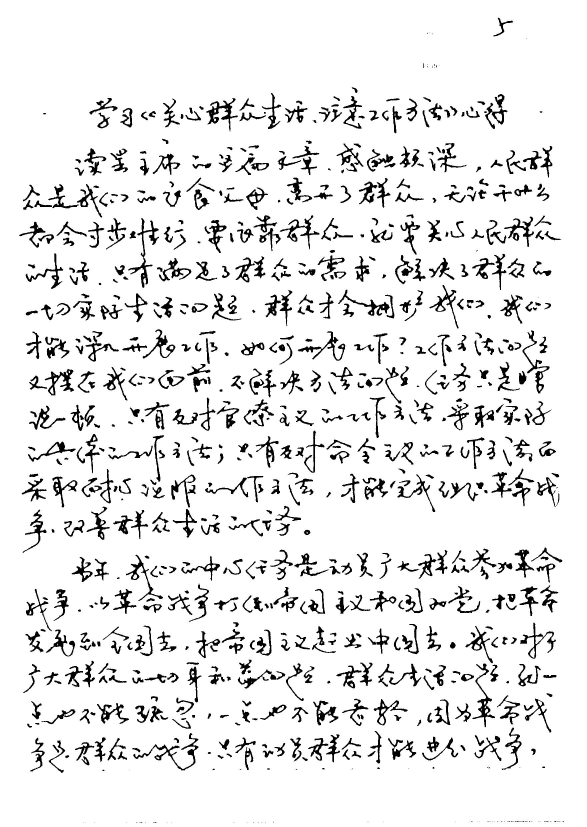
#> input picture chopchop1.jpg, 1760 x 2480 px, given as the content of the folder K:/Research/Lekhan/LAMP_HWR, which was not available (shown at 1/3 size)
$ jupyter execute WhatYouMadeMeDo.ipynb   (shell and % lines are left out)
#> lines starting #> are read from the running program, lines starting #| are printed output that depends on the picture; after the words box and inside, x2 and y2 are one past the last pixel; in counts of white or black regions, pixels touching at a corner belong together; pictures that were not available may be replaced by others from this repository, and a replacement may not be noted
[cell 1]
import cv2
import numpy as np
from matplotlib import pyplot as plt
from matplotlib.pyplot import imread, imsave
from PIL import Image
import PIL.ImageOps
import PIL.Image
from tqdm import tqdm
import os

[cell 2]
#converting tif to jpg
DATA_DIR = "K:\Research\Lekhan\LAMP_HWR"
OUT_DATA_DIR = "K:\Research\Lekhan\dataset"
IMG_H = 2800
IMG_W = 2200
outfile = "temp.jpg"

def createData():
    for dir in tqdm(os.listdir(DATA_DIR)):
        folder_path = os.path.join(DATA_DIR, dir)
        tempName = dir.split('\\')[-1]
        for folder in tqdm(os.listdir(folder_path)):
            img_path = os.path.join(folder_path,folder)
            for imgs in tqdm(os.listdir(img_path)):
                path = os.path.join(img_path, imgs)

                tempName_1 = path.split('.')[0]
#                 print(tempName_1)
                imgName = tempName_1+'.jpg'
#                 print(imgName)
                imgLangFolder = path.split('\\')[-2]
                imgLang = path.split('\\')[-3]

                temp = Image.open(path)
#> temp is the input picture: PIL image 1760x2480 L; min 0, max 255, mean 232.7
                temp.thumbnail(temp.size)
                temp.save(outfile, "JPEG", quality=100)

                im = cv2.imread(outfile)
#> im: shape (2480, 1760, 3); min 0, max 255, mean 232.7
                h,w,ch = im.shape
#> h = 2480; w = 1760; ch = 3
                print(h,w,ch)
#| 2480 1760 3
                os.remove(outfile)
# OTSU Thresholding
                im = cv2.cvtColor(im, cv2.COLOR_BGR2GRAY)
#> im: shape (2480, 1760)
                blur = cv2.GaussianBlur(im, (5,5), 0)
                ret, thr = cv2.threshold(blur, 0, 255, cv2.THRESH_BINARY+cv2.THRESH_OTSU)
#> thr: shape (2480, 1760); 90.9% white; 759 black regions (26 under 20 px), largest, box (x1, y1, x2, y2) and area: (384, 655, 477, 864) 3185, (400, 2199, 596, 2311) 3057, (618, 294, 714, 394) 2727
#> ret = 147
                cv2.imwrite(outfile, thr)

                im = cv2.imread(outfile)
#> im: shape (2480, 1760, 3); min 0, max 255, mean 231.7
                (_, im) = cv2.threshold(im , 128, 255 , cv2.THRESH_BINARY_INV)
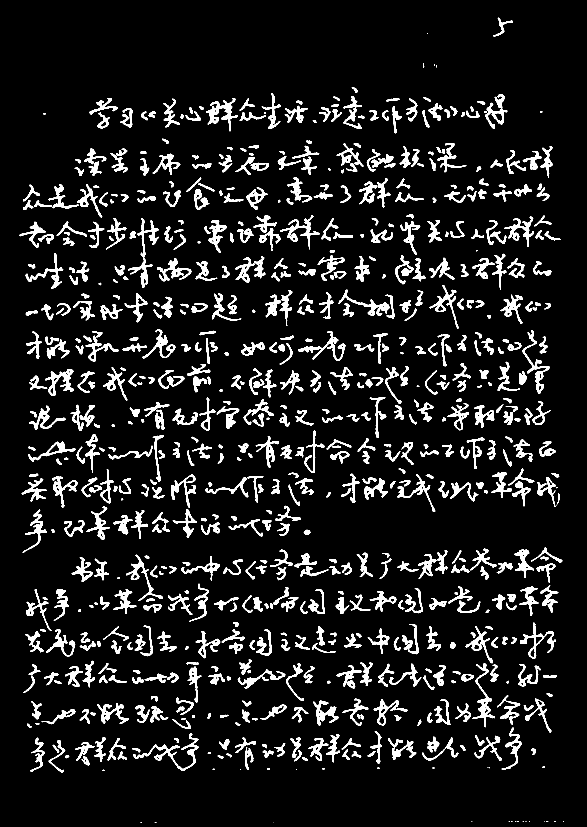
#> im: shape (2480, 1760, 3) (shown at 1/3 size); 9.1% white; 759 white regions (26 under 20 px), largest, box (x1, y1, x2, y2) and area: (384, 655, 477, 864) 3185, (400, 2199, 596, 2311) 3057, (618, 294, 714, 394) 2727
                linek = cv2.getStructuringElement(cv2.MORPH_RECT,(1,5))
                y = cv2.morphologyEx(im, cv2.MORPH_OPEN, linek, iterations=1)
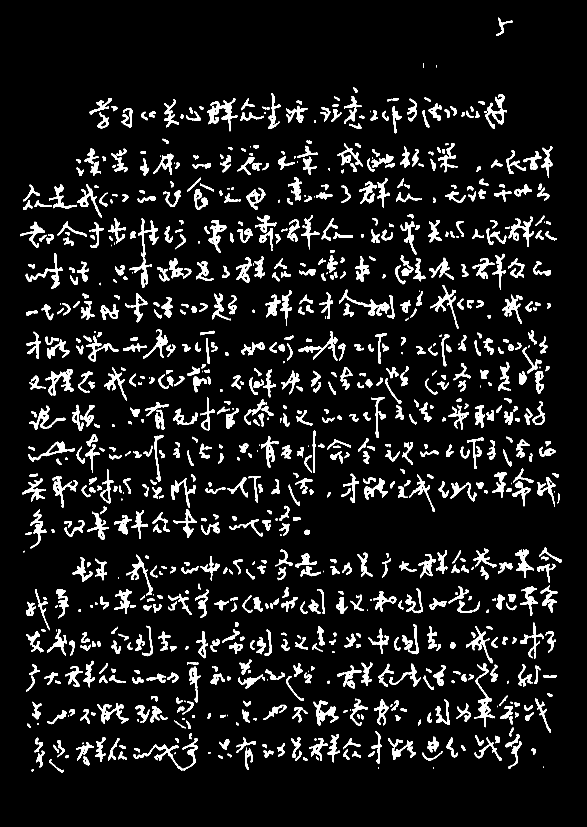
#> y: shape (2480, 1760, 3) (shown at 1/3 size); 8.5% white; 1455 white regions (378 under 20 px), largest, box (x1, y1, x2, y2) and area: (622, 294, 706, 394) 2603, (137, 1107, 220, 1186) 2227, (390, 655, 453, 864) 2197
                (_, im) = cv2.threshold(y , 128, 255 , cv2.THRESH_BINARY_INV)
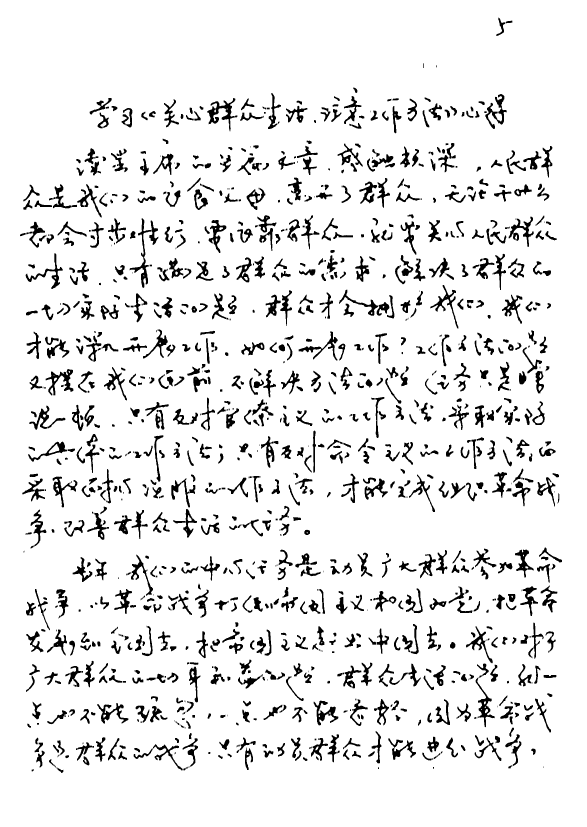
#> im: shape (2480, 1760, 3) (shown at 1/3 size); 91.5% white; 1455 black regions (378 under 20 px), largest, box (x1, y1, x2, y2) and area: (622, 294, 706, 394) 2603, (137, 1107, 220, 1186) 2227, (390, 655, 453, 864) 2197
#                 print(OUT_DATA_DIR)
#                 print(imgLang)
#                 print(imgLangFolder)
                imgName = imgName.split('\\')[-1]

                tempPath = OUT_DATA_DIR+"\\"+imgLang+"\\"+imgLangFolder
#                 print(tempPath)
                finalPath = OUT_DATA_DIR+"\\"+imgLang+"\\"+imgLangFolder+"\\"+imgName
                print(finalPath)
                if not os.path.exists(tempPath):
                    os.mkdir(tempPath)
                if(h>2800 and w>2200):
                    im = cv2.resize(im, (IMG_H,IMG_W))
                cv2.imwrite(finalPath, im)
